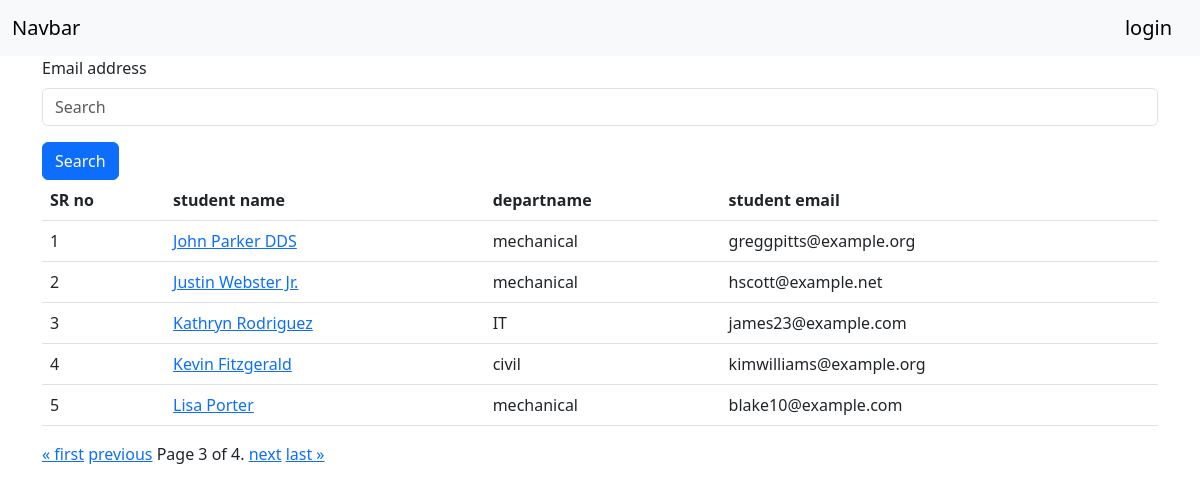
Screenshot of /students/?page=3 with the database file from the repository.
### students/models.py (models this page shows, shortened)
class Student(models.Model):
	department=models.ForeignKey(Department,on_delete=models.CASCADE)
	studentid=models.OneToOneField(StudentID, on_delete=models.CASCADE)
	std_name=models.CharField(max_length=100)
	std_email=models.CharField(max_length=100,unique=True)
	std_age=models.IntegerField()
	std_address=models.CharField(max_length=100)
	is_deleted=models.BooleanField(default=False)
	objects=StudentManger()
	admin_objects=models.Manager()
	class Meta:
		ordering=['std_name']

### departments/models.py (models this page shows, shortened)
class Department(models.Model):
	department=models.CharField(max_length=100)
	class Meta:
		ordering=['department']

### students/views.py (the view)
# urls.py: path("students/",student_report,name="student_report"),
def student_report(request):
	if request.GET.get('search'):
		data=Student.objects.filter(
			Q(std_name__icontains = request.GET.get('search'))|
			Q(department__department__icontains = request.GET.get('search'))
				)
	else:
		data=Student.objects.all()
	paginator = Paginator(data, 5)
	page_number = request.GET.get("page")
	page_obj = paginator.get_page(page_number)
	return render(request,'students.html',context={'student_data':page_obj})

### students/models.py (called while the page is built)
	def __str__(self):
		return self.studentid

	def get_queryset(self):
		return super().get_queryset().filter(is_deleted=False)

### students/templates/students.html
{% extends 'base.html' %}
{%block start%}
<div class="container">
<form>
  <div class="mb-3">
    <label for="exampleInputEmail1" class="form-label">Email address</label>
    <input type="text" class="form-control" name="search" placeholder="Search" id="exampleInputEmail1" aria-describedby="emailHelp">
  </div>
  <button type="submit" class="btn btn-primary">Search</button>
</form>
</div>
<div class="container">
<table class="table">
  <thead>
    <tr>
      <th scope="col">SR no</th>
      <th scope="col">student name</th>
      <th scope="col">departname</th>
      <th scope="col">student email</th>
    </tr>
  </thead>
  <tbody>
   {%for s in student_data%}
   <tr>
   	<td>{{forloop.counter}}</td>
   	<td><a href="{% url 'student_detail' s.studentid %}">{{s.std_name}}</a></td>
   	<td>{{s.department.department}}</td>
	<td>{{s.std_email}}</td>
</tr>
	{%endfor%}
  </tbody>
</table>
<div class="pagination">
    <span class="step-links">
        {% if student_data.has_previous %}
            <a href="?page=1">&laquo; first</a>
            <a href="?page={{ student_data.previous_page_number }}">previous</a>
        {% endif %}
        <span class="current">
            Page {{ student_data.number }} of {{ student_data.paginator.num_pages }}.
        </span>
        {% if student_data.has_next %}
            <a href="?page={{ student_data.next_page_number }}">next</a>
            <a href="?page={{ student_data.paginator.num_pages }}">last &raquo;</a>
        {% endif %}
    </span>
</div>
</div>
{%endblock%}

### rows the page displays
Student: std_name "John Parker DDS", department.department "mechanical", std_email "greggpitts@example.org"
Student: std_name "Justin Webster Jr.", department.department "mechanical", std_email "hscott@example.net"
Student: std_name "Kathryn Rodriguez", department.department "IT", std_email "james23@example.com"
Student: std_name "Kevin Fitzgerald", department.department "civil", std_email "kimwilliams@example.org"
Student: std_name "Lisa Porter", department.department "mechanical", std_email "blake10@example.com"

### other values shown
{{ student_data.number }} "3"
{{ student_data.paginator.num_pages }} "4"
